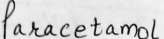
#> input picture AI PROJECT CODE/Code/out/line1.jpg/0.png, 164 x 39 px; its folder holds only this picture in this run
$ jupyter execute Char_segmentation.ipynb
#> lines starting #> are read from the running program, lines starting #| are printed output that depends on the picture; after the words box and inside, x2 and y2 are one past the last pixel; in counts of white or black regions, pixels touching at a corner belong together
[cell 1]
import matplotlib.pyplot as plt
import cv2
import numpy as np
import os
from PIL import Image

[cell 2]
def crop_img_to_lines(file, loc):
    x1 = 0
    y = 0
    lines = []
    for i, j in enumerate(loc):
        x2 = j
#         print("x1=", x1, ", x2=", x2, ", Diff= ", x2-x1)
        line = file[:, x1:x2]
        lines.append(line)
        x1 = j
    return lines

[cell 3]
def char_seg(word):
    letters = []
    try:
        (_,img_)=cv2.threshold(word,200,255,cv2.THRESH_BINARY)
        (ht,wd) = img_.shape
        l = []
        for x in range(wd):
            if list(img_[:,x]).count(0)<1:
                l.append(x)

        arr_mins = []
        for ind in range(len(l)-1):
            if l[ind+1]-l[ind]>1:
                arr_mins.append(l[ind])

        arr_mins.append(l[-1])

        arr_mins = arr_mins[1:]

        letters = crop_img_to_lines(img,arr_mins)
    except:
        print('')

    return letters

[cell 4]
for line in os.listdir('out/'):
    for word in os.listdir('out/'+line):
        img = cv2.imread('out/'+line+'/'+word)
#> img is the input picture: shape (39, 164, 3); min 4, max 245, mean 211
        wrd = cv2.imread('out/'+line+'/'+word,cv2.IMREAD_GRAYSCALE)
#> wrd: shape (39, 164); min 4, max 245, mean 211

        letters = char_seg(wrd)
#> in char_seg, `(_,img_)=cv2.threshold(word,200,255,cv2.THRESH_BINARY)`:
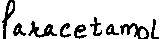
#> img_: shape (39, 164); 83.8% white; 9 black regions, largest, box (x1, y1, x2, y2) and area: (120, 23, 149, 39) 192, (28, 21, 57, 38) 184, (2, 0, 15, 39) 174
#> after the loop in char_seg, `for x in range(wd):`: l = 25 values from 0 to 163
#> the loop in char_seg, `for ind in range(len(l)-1):` made 24 passes
#> after the loop in char_seg, `for ind in range(len(l)-1):`: arr_mins = [1, 27, 59, 73, 89, 105, 119, 150]
#> in char_seg, `arr_mins = arr_mins[1:]`: arr_mins = [27, 59, 73, 89, 105, 119, 150, 163]
#> the loop in crop_img_to_lines, `for i, j in enumerate(loc):` made 8 passes
#> (j, x2, x1) on passes 1 to 8: (27, 27, 27), (59, 59, 59), (73, 73, 73), (89, 89, 89), (105, 105, 105), (119, 119, 119), (150, 150, 150), (163, 163, 163)
#> pass 1, in crop_img_to_lines, `line = file[:, x1:x2]`:
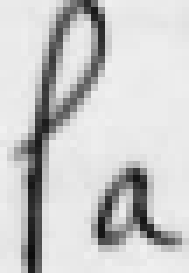
#> line: shape (39, 27, 3) (shown 7 times larger); min 12, max 240, mean 201.9
#> pass 2, in crop_img_to_lines, `line = file[:, x1:x2]`:
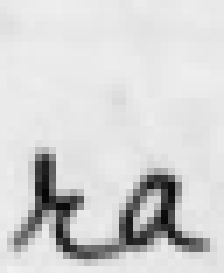
#> line: shape (39, 32, 3) (shown 7 times larger); min 6, max 240, mean 211.6
#> after the loop in crop_img_to_lines, `for i, j in enumerate(loc):`: lines = 8 items
#> letters = 8 items

        c = 0
        for i in letters:
            c = c + 1
            if not os.path.exists('out/%s/c_%s/'%(line,word)):
                print('folder doesnt exists')
                os.mkdir('out/%s/c_%s'%(line,word))
            plt.imsave('out/'+line+'/c_'+word+'/letter{0}.jpg'.format(c),i,cmap='gray')
#> this loop made 8 passes
#| folder doesnt exists
#> after the loop, c = 8
#> pass 2 of the loop `for line in os.listdir('out/'):`:
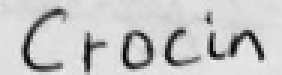
#> input picture AI PROJECT CODE/Code/out/line2.jpg/0.png, 94 x 25 px (shown 3 times larger)
#> img is the input picture: shape (25, 94, 3); min 0, max 236, mean 198.1
#> wrd: shape (25, 94)
#> in char_seg (call 3), `(_,img_)=cv2.threshold(word,200,255,cv2.THRESH_BINARY)`:
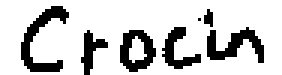
#> img_: shape (25, 94) (shown 3 times larger); 79.8% white; 7 black regions (2 under 20 px), largest, box (x1, y1, x2, y2) and area: (7, 2, 23, 24) 125, (69, 9, 88, 21) 107, (40, 10, 52, 24) 96, (54, 9, 67, 23) 75, (27, 10, 36, 25) 57
#> after the loop in char_seg (call 3), `for x in range(wd):`: l = [0, 1, 2, 3, 4, 5, 6, 23, 24, 25, 26, 36, 37, 38, 39, 52, 53, 67, 88, 89, 90, 91, 92, 93]
#> the loop in char_seg (call 3), `for ind in range(len(l)-1):` made 23 passes
#> after the loop in char_seg (call 3), `for ind in range(len(l)-1):`: arr_mins = [6, 26, 39, 53, 67]
#> in char_seg (call 3), `arr_mins = arr_mins[1:]`: arr_mins = [26, 39, 53, 67, 93]
#> the loop in crop_img_to_lines (call 2), `for i, j in enumerate(loc):` made 5 passes
#> (j, x2, x1) on passes 1 to 5: (26, 26, 26), (39, 39, 39), (53, 53, 53), (67, 67, 67), (93, 93, 93)
#> pass 1, in crop_img_to_lines (call 2), `line = file[:, x1:x2]`:
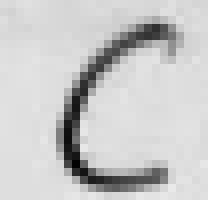
#> line: shape (25, 26, 3) (shown 8 times larger); min 2, max 233, mean 200.2
#> after the loop in crop_img_to_lines (call 2), `for i, j in enumerate(loc):`: lines = 5 items
